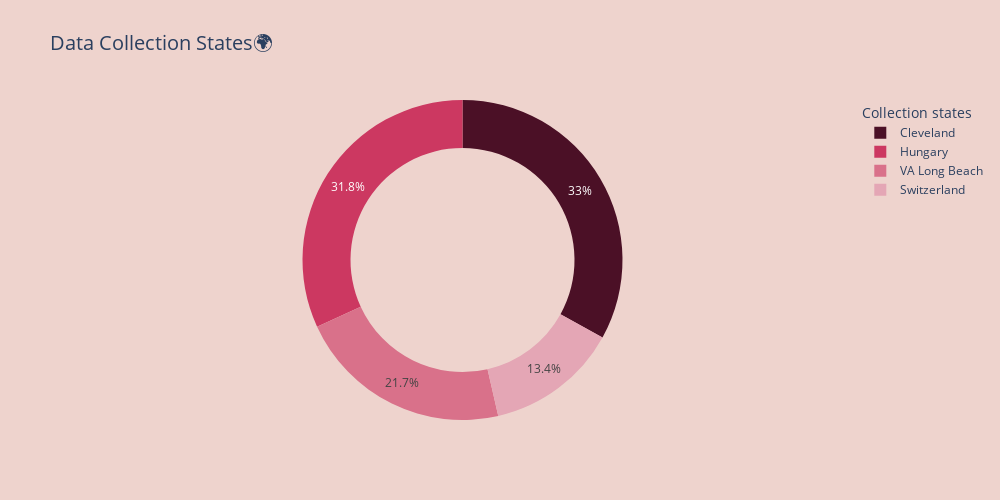

Here is the notebook cell this chart was saved with:
### Code cell
fig=px.pie(df,names='dataset' , hole=0.7, title='Data Collection States🌍',color_discrete_sequence=['#4B1026', '#CC3861', '#D9718A', '#E4A6B5'],
           width=1000, height=500)
fig.update_layout(paper_bgcolor='#EED3CD', title_font_size=20, legend_title='Collection states')
fig.show()

### Figure 1 — Plotly figure (JSON) as saved in the notebook; plotly's stock layout.template omitted (floating-point values rounded to 4 significant figures; data arrays with more than 128 entries replaced by an {"elided": "..."} marker saying what was removed)
{"data": [{"domain": {"x": [0, 1], "y": [0, 1]}, "hole": 0.7, "hovertemplate": "dataset=%{label}<extra></extra>", "labels": {"elided": "920 str values"}, "legendgroup": "", "name": "", "showlegend": true, "type": "pie"}], "layout": {"height": 500, "legend": {"title": {"text": "Collection states"}, "tracegroupgap": 0}, "paper_bgcolor": "#EED3CD", "piecolorway": ["#4B1026", "#CC3861", "#D9718A", "#E4A6B5"], "title": {"font": {"size": 20}, "text": "Data Collection States🌍"}, "width": 1000}}
